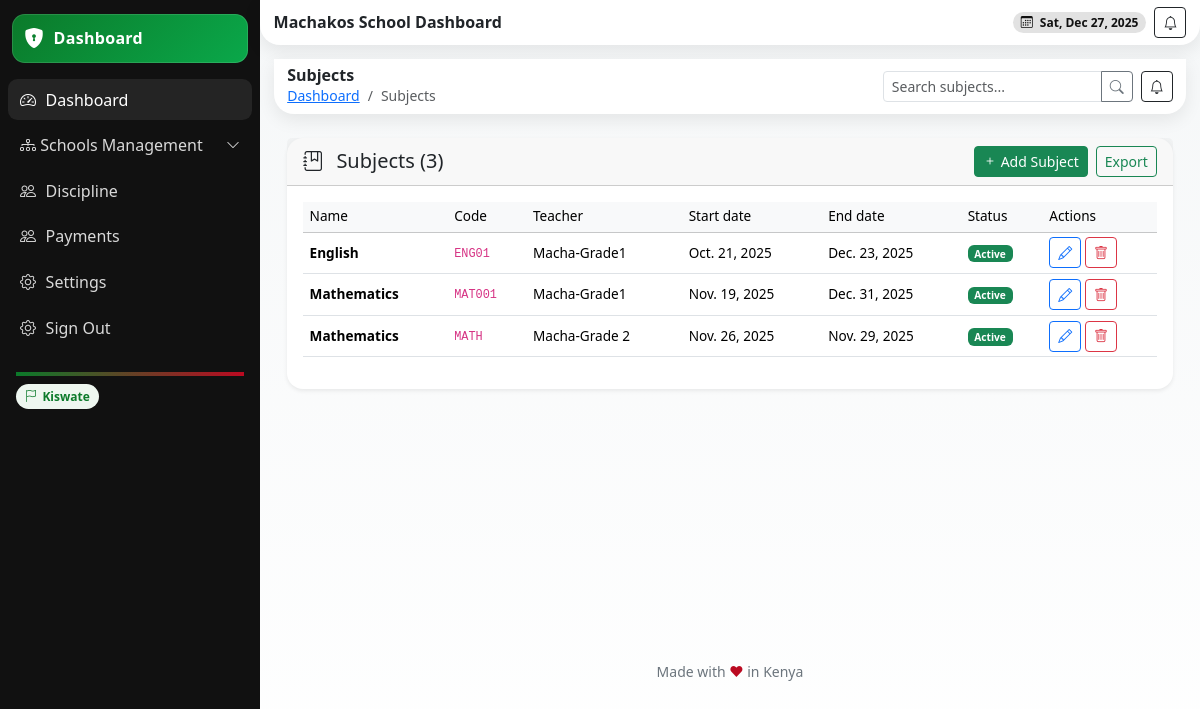
The app's page /subjects/ (signed in) with its own data.
### school/models.py (models this page shows, shortened)
class School(models.Model):
    name = models.CharField(max_length=255)
    school_admin = models.OneToOneField(User, on_delete=models.CASCADE, related_name='school_admin_profile')
    code = models.CharField(max_length=50, unique=True)
    address = models.TextField(blank=True)
    contact_email = models.EmailField()
    contact_phone = models.CharField(max_length=15)
    county = models.ForeignKey(County, on_delete=models.SET_NULL, null=True, blank=True)
    city = models.ForeignKey(City, on_delete=models.SET_NULL, null=True, blank=True)
    constituency = models.ForeignKey(Constituency, on_delete=models.SET_NULL, null=True, blank=True)
    sub_county = models.ForeignKey(SubCounty, on_delete=models.SET_NULL, null=True, blank=True)
    ward = models.ForeignKey(Ward, on_delete=models.SET_NULL, null=True, blank=True)
    created_at = models.DateTimeField(auto_now_add=True)
    is_active = models.BooleanField(default=True)
    def __str__(self):
        return self.name

class Subject(models.Model):
    name = models.CharField(max_length=255)
    description = models.TextField(blank=True)
    code = models.CharField(max_length=100, blank=True)
    school = models.ForeignKey(School, on_delete=models.CASCADE)
    grade = models.ForeignKey(Grade, on_delete=models.CASCADE, related_name='subjects')
    start_date = models.DateField()
    end_date = models.DateField(blank=True, null=True)
    sessions_per_week = models.PositiveIntegerField(default=2)
    is_active = models.BooleanField(default=True)

class Grade(models.Model):
    name = models.CharField(max_length=50)
    school = models.ForeignKey(School, on_delete=models.CASCADE, related_name='grades')
    lessons_per_term = models.PositiveIntegerField(default=9)
    description = models.TextField(blank=True)
    code = models.CharField(max_length=50, db_index=True)
    capacity = models.PositiveIntegerField(default=30)
    created_at = models.DateTimeField(auto_now_add=True)
    is_active = models.BooleanField(default=True)
    class Meta:
        unique_together = ['school', 'code']
    def __str__(self):
        return f"{self.name} - {self.school.name}"

### school/views.py (the view)
# urls.py: path('subjects/', views.school_subjects, name='school-subjects'),
@login_required
def school_subjects(request):
    try:
        school = request.user.school_admin_profile
        print(school)
    except AttributeError:
        messages.error(request, "Access denied: Admin privileges required.")
        return redirect('school:dashboard')
    query = request.GET.get('q', '')
    subjects = Subject.objects.filter(school=school).select_related('grade')
    if query:
        subjects = subjects.filter(
            Q(name__icontains=query) | Q(code__icontains=query) | Q(teacher__user__first_name__icontains=query)
        )
    form = SubjectForm(school=school)
    context = {
        'subjects': subjects,
        'form': form,
        'school': school,
        'query': query,
    }
    return render(request, 'school/subject.html', context)

### school/forms.py
class SubjectForm(BaseForm):
    class Meta:
        model = Subject
        fields = ['name', 'description', 'code', 'grade', 'start_date', 'end_date', 'is_active']
        widgets = {
            'description': forms.Textarea(attrs={'rows': 3}),
            'start_date': forms.DateInput(attrs={'type': 'date'}),
            'end_date': forms.DateInput(attrs={'type': 'date'}),
        }
    def __init__(self, *args, **kwargs):
        super().__init__(*args, **kwargs)
        if self.school is not None:
            self.fields['grade'].queryset = Grade.objects.filter(school=self.school, is_active=True)

### templates/school/subject.html (shortened to what this page needs)
{% extends 'school/base.html' %}
{% block content %}
<header class="header d-flex align-items-center justify-content-between">
  <div class="d-flex align-items-center gap-2">
    <div>
      <h6 class="m-0 fw-bold">Subjects</h6>
      <nav aria-label="breadcrumb" class="small">
        <ol class="breadcrumb mb-0">
          <li class="breadcrumb-item"><a href="{% url 'school:dashboard' %}">Dashboard</a></li>
          <li class="breadcrumb-item active" aria-current="page">Subjects</li>
        </ol>
      </nav>
    </div>
  </div>
  <div class="d-flex align-items-center gap-2">
    <form method="get" class="d-inline">
      <div class="input-group input-group-sm" style="width:250px;">
        <input type="text" name="q" class="form-control" placeholder="Search subjects..." value="{{ query }}">
        <button class="btn btn-outline-secondary"><i class="bi bi-search"></i></button>
      </div>
    </form>
    <button class="btn btn-sm btn-outline-dark"><i class="bi bi-bell"></i></button>
  </div>
</header>
<section class="content container-fluid py-4">
  <div class="card shadow-sm border-0 rounded-4">
    <div class="card-header d-flex justify-content-between align-items-center">
      <h5 class="mb-0"><i class="bi bi-journal-bookmark me-2"></i> Subjects ({{ subjects.count }})</h5>
      <div class="d-flex gap-2">
        <button class="btn btn-sm btn-success" data-bs-toggle="modal" data-bs-target="#subjectModal" data-mode="create">
          <i class="bi bi-plus"></i> Add Subject
        </button>
        <a href="#" class="btn btn-sm btn-outline-success" data-bs-toggle="modal" data-bs-target="#exportModal">Export</a>
      </div>
    </div>
    <div class="card-body">
      <div class="table-responsive">
        <table class="table table-hover align-middle">
          <thead class="table-light">
            <tr>
              <th>Name</th>
              <th>Code</th>
              <th>Teacher</th>
              <th>Start date</th>
              <th>End date</th>
              <th>Status</th>
              <th>Actions</th>
            </tr>
          </thead>
          <tbody>
            {% for subject in subjects %}
            <tr>
              <td><strong>{{ subject.name }}</strong></td>
              <td><code>{{ subject.code }}</code></td>
              <td>{{ subject.grade.name }}</td>
              <td>{{ subject.start_date }}</td>
              <td>{{ subject.end_date|default:"-" }}</td>
              <td>
                {% if subject.is_active %}
                <span class="badge bg-success">Active</span>
                {% else %}
                <span class="badge bg-secondary">Inactive</span>
                {% endif %}
              </td>
              <td>
                <button class="btn btn-sm btn-outline-primary"
                        data-bs-toggle="modal"
                        data-bs-target="#subjectModal"
                        data-mode="edit"
                        data-id="{{ subject.id }}"
                        data-name="{{ subject.name|escapejs }}"
                        data-code="{{ subject.code|escapejs }}"
                        data-description="{{ subject.description|escapejs }}"
                        data-grade="{{ subject.grade.id }}"
                        data-start_date="{{ subject.start_date }}"
                        data-end_date="{{ subject.end_date }}"
                        data-is_active="{% if subject.is_active %}true{% else %}false{% endif %}">
                  <i class="bi bi-pencil"></i>
                </button>
                <button class="btn btn-sm btn-outline-danger"
                        data-bs-toggle="modal"
                        data-bs-target="#deleteModal"
                        data-id="{{ subject.id }}"
                        data-name="{{ subject.name|escapejs }}">
                  <i class="bi bi-trash"></i>
                </button>
              </td>
            </tr>
            {% empty %}
            <tr>
              <td colspan="8" class="text-center text-muted py-4">
                No subjects found. Create one above.
              </td>
            </tr>
            {% endfor %}
          </tbody>
        </table>
      </div>
    </div>
  </div>
</section>
{% endblock %}

### templates/school/base.html (shortened to what this page needs)
{% load static %}
{% load tz %}
{% load widget_tweaks %}
{% load dict_extras %}
{% load dict_filters %}
<!DOCTYPE html>
<html lang="en">
<head>
  <link href="https://cdn.jsdelivr.net/npm/bootstrap@5.3.3/dist/css/bootstrap.min.css" rel="stylesheet" />
  <link href="https://cdn.jsdelivr.net/npm/bootstrap-icons@1.11.3/font/bootstrap-icons.css" rel="stylesheet" />
  <link href="https://cdn.jsdelivr.net/npm/aos@2.3.4/dist/aos.css" rel="stylesheet" />
</head>
<body>
  <div class="app">
    <aside class="sidebar" id="sidebar">
      <div class="brand" data-aos="fade-right">
        <i class="bi bi-shield-lock-fill"></i>
         <span>{% if request.user.is_superuser %}Admin Dashboard{% elif request.user.is_teacher %} Teacher Dashboard
          {% elif request.user.is_parent %} Parent Dashboard{% elif request.user.is_student %} Student Dashboard{% elif request.user.is_school_staff %} Staff Dashboard {% else %} Dashboard {% endif %}</span></a>
      </div>
      <nav class="d-flex flex-column gap-1">
      <a class="side-link active" href="{% url 'school:dashboard' %}">
        <i class="bi bi-speedometer2"></i> Dashboard
      </a>
      <a class="side-link d-flex justify-content-between align-items-center"
        data-bs-toggle="collapse" href="#agencyMenu" role="button" aria-expanded="false" aria-controls="agencyMenu">
        <span><i class="bi bi-diagram-3"></i> Schools Management</span>
        <i class="bi bi-chevron-down small"></i>
      </a>
      <a class="side-link" href="{% url 'school:school-discipline' %}"><i class="bi bi-people"></i> Discipline</a>
      <a class="side-link" href=""><i class="bi bi-people"></i> Payments</a>
      <a class="side-link" href="{% url 'school:school-settings' %}"><i class="bi bi-gear"></i> Settings</a>
      <a class="side-link" href="{% url 'userauths:sign-out' %}">
        <i class="bi bi-gear"></i> Sign Out
      </a>
    </nav>
      <div class="mt-3 p-2 small text-secondary">
        <div class="k-accent mb-2"></div>
        <div><span class="k-pill"><i class="bi bi-flag"></i> Kiswate</span></div>
      </div>
    </aside>
    <main class="main">
      <header class="header d-flex align-items-center justify-content-between">
        <div class="d-flex align-items-center gap-2">
          <h6 class="m-0 fw-bold">{{school.name}} Dashboard</h6>
        </div>
        <div class="d-flex align-items-center gap-2">
          <span class="badge badge-dark rounded-pill px-2 py-1"><i class="bi bi-calendar3 me-1"></i> <span id="today"></span></span>
          <button class="btn btn-sm btn-outline-dark"><i class="bi bi-bell"></i></button>
        </div>
      </header>
      <section class="content container-fluid" style="min-height: 600px;">
        {% block content %} {% endblock %}
      </section>
      <div class="text-center small text-secondary my-3">Made with <span style="color:var(--kenya-red)">❤</span> in Kenya</div>
    </main>
  </div>
</body>
</html>

### templates/school/base.html (style rules this page uses)
:root { --kenya-green: #0b7a2a; --kenya-red: #bb0a21; --kenya-black: #111111; --kenya-white: #ffffff; --kenya-grey: #f5f7f8; --radius-xl: 1.25rem; --shadow-soft: 0 6px 18px rgba(0,0,0,.08); --space-compact: .5rem; }
html, body { height: 100%; }
body { background: linear-gradient(180deg, var(--kenya-grey), #fff); }
.app { display: grid; grid-template-columns: 260px 1fr; min-height: 100vh; }
.sidebar { background: var(--kenya-black); color: var(--kenya-white); position: sticky; top: 0; height: 100vh; padding: var(--space-compact); }
.brand { display: flex; align-items: center; gap: .6rem; padding: .6rem .75rem; border-radius: .8rem; background: linear-gradient(135deg, var(--kenya-green), #0aa84a); box-shadow: inset 0 0 0 1px rgba(255,255,255,.12); margin: .35rem .25rem 1rem; }
.brand i { font-size: 1.25rem; color: var(--kenya-white); }
.brand span { font-weight: 700; letter-spacing: .3px; }
.side-link { color: #d9d9d9; text-decoration: none; display: flex; align-items: center; gap: .6rem; padding: .55rem .75rem; border-radius: .6rem; }
.side-link:hover, .side-link.active { background: rgba(255,255,255,.08); color: #fff; }
.header { background: #fff; box-shadow: var(--shadow-soft); border-radius: 0 0 var(--radius-xl) var(--radius-xl); padding: .45rem .85rem; position: sticky; top: 0; z-index: 10; }
.content { padding: .85rem; }
.k-pill { display: inline-flex; align-items: center; gap: .35rem; border-radius: 999px; padding: .2rem .55rem; font-size: .75rem; background: #eef7f0; color: var(--kenya-green); font-weight: 600; }
.k-accent { height: 4px; background: linear-gradient(90deg, var(--kenya-green), var(--kenya-red)); }
.badge-dark { background: rgba(17,17,17,.12); color: var(--kenya-black); }
.table { font-size: 0.85rem; }
.table td, .table th { padding: 0.3rem 0.4rem; vertical-align: middle; }
.table thead th { font-weight: 500; background-color: #f8f9fa; }

### records on screen
School: name "Machakos School"
Subject: name "English", code "ENG01", grade.name "Macha-Grade1", start_date "Oct. 21, 2025", end_date "Dec. 23, 2025", is_active "Active"
Subject: name "Mathematics", code "MAT001", grade.name "Macha-Grade1", start_date "Nov. 19, 2025", end_date "Dec. 31, 2025", is_active "Active"
Subject: name "Mathematics", code "MATH", grade.name "Macha-Grade 2", start_date "Nov. 26, 2025", end_date "Nov. 29, 2025", is_active "Active"

### other values on screen
{{ subjects.count }} "3"
